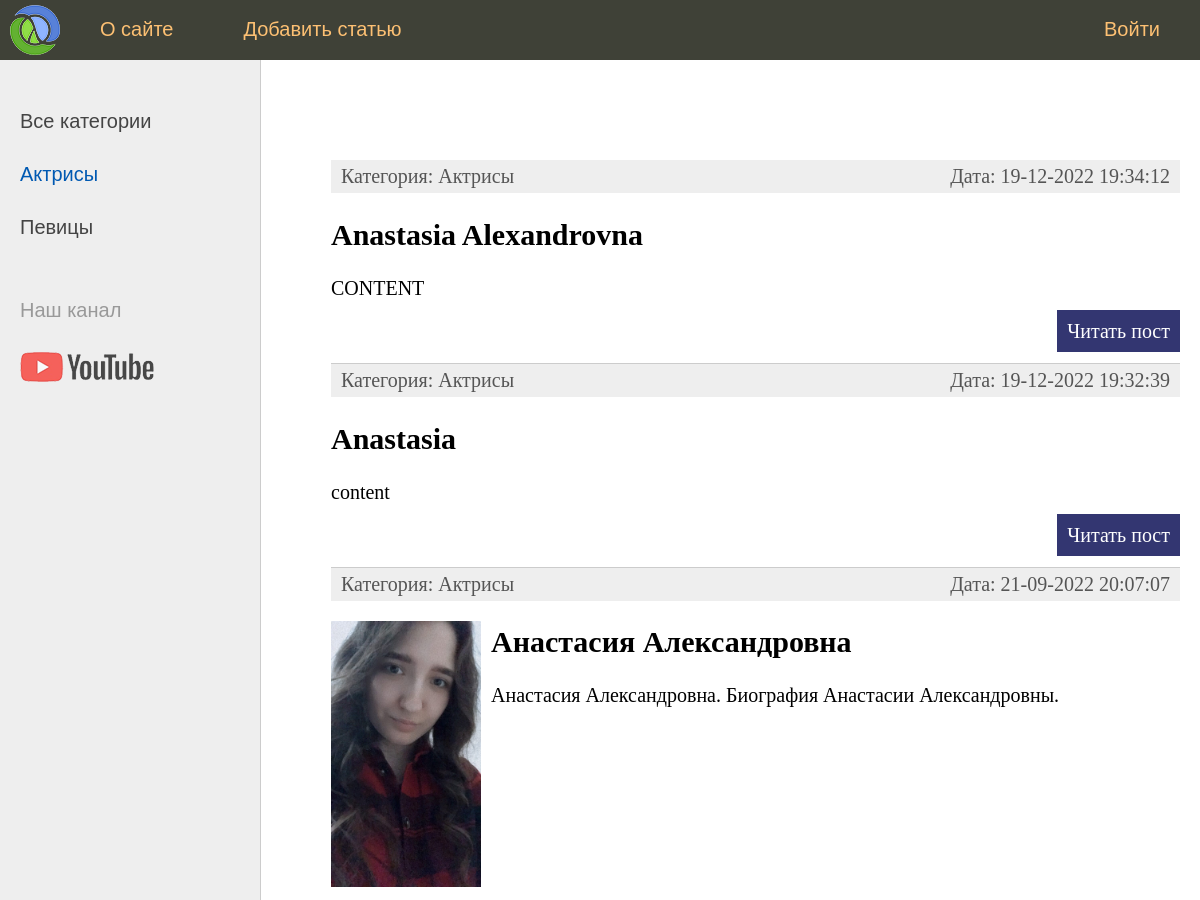
Page /category/aktrisy/ (upper part) on the earlier database version.
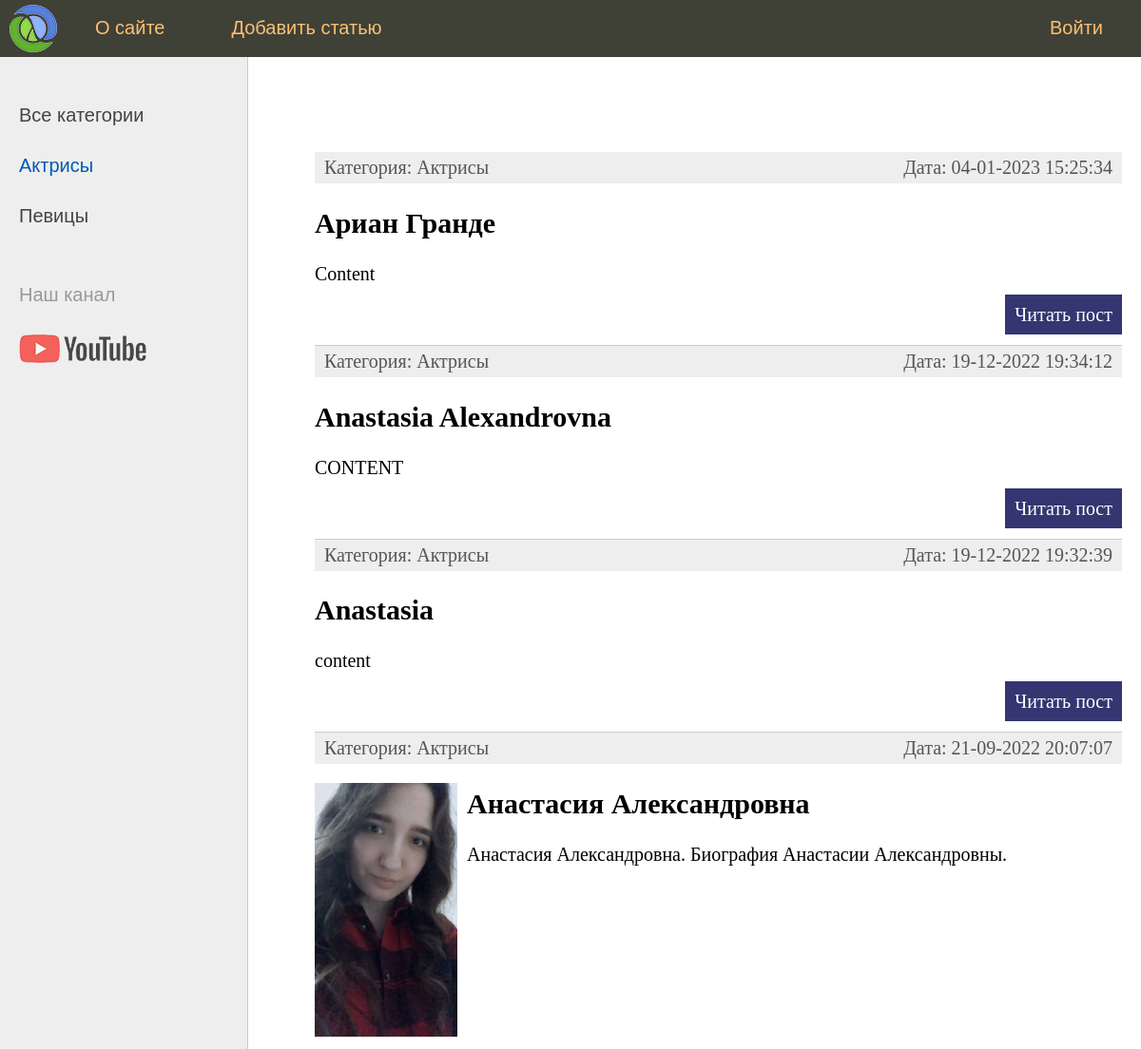
Same page on the later database version.
### women/models.py (models this page shows, shortened)
class Category(models.Model):
    name = models.CharField(max_length=100, db_index=True, verbose_name="Категория")
    slug = models.SlugField(max_length=255, unique=True, db_index=True, verbose_name="URL")
    def __str__(self):
        return self.name
    def get_absolute_url(self):
        return reverse('category', kwargs={'cat_slug': self.slug})
    class Meta:
        verbose_name = 'Категория'
        verbose_name_plural = 'Категории'
        ordering = ['id']

class Women(models.Model):
    title = models.CharField(max_length=255, verbose_name="Название")
    slug = models.SlugField(max_length=255, unique=True, db_index=True, verbose_name="URL")
    content = models.TextField(blank=True, verbose_name="Содержание")
    photo = models.ImageField(upload_to="photos/%Y/%m/%d", verbose_name="Фото")
    time_create = models.DateTimeField(auto_now_add=True, verbose_name="Время создания")
    time_update = models.DateTimeField(auto_now=True, verbose_name="Время обновления")
    is_published = models.BooleanField(default=True, verbose_name="Статус публикации")
    cat = models.ForeignKey('Category', on_delete=models.PROTECT, verbose_name="Категории")
    def get_absolute_url(self):
        return reverse('post', kwargs={'post_slug': self.slug})
    class Meta:
        verbose_name = 'Известные женщины'
        verbose_name_plural = 'Известные женщины'
        ordering = ['-time_create', 'title']

### women/views.py (the view)
# urls.py: path('category/<slug:cat_slug>/', WomenCategory.as_view(), name='category'),
class WomenCategory(ListView):
    model = Women
    template_name = 'women/index.html'
    context_object_name = 'posts'
    allow_empty = False
    def get_queryset(self):
        return Women.objects.filter(cat__slug=self.kwargs['cat_slug'], is_published=True)
    def get_context_data(self, *, object_list=None, **kwargs):
        context = super().get_context_data(**kwargs)
        context['title'] = 'Категория - ' + str(context['posts'][0].cat)
        context['menu'] = menu
        context['cat_selected'] = context['posts'][0].cat_id
        return context

### women/templatetags/women_tags.py (called while the page is built)
@register.inclusion_tag('women/list_categories.html')
def show_categories(sort=None, cat_selected=0):
    if not sort:
        cats = Category.objects.all()
    else:
        cats = Category.objects.order_by(sort)
    return {"cats": cats, "cat_selected": cat_selected}

### women/templates/women/index.html (shortened to what this page needs)
{% extends 'women/base.html' %}
{% block content %}
<ul class="list-articles">
	{% for p in posts %}
			<li><div class="article-panel">
	<p class="first">Категория: {{p.cat}}</p>
	<p class="last">Дата: {{p.time_update|date:"d-m-Y H:i:s"}}</p>
</div>
{% if p.photo %}
    <p><img class="img-article-left thumb" src="{{p.photo.url}}"></p>
{% endif %}
				<h2>{{p.title}}</h2>
	{% autoescape on %}
	{{p.content|linebreaks|truncatewords:50}}
	{% endautoescape %}
			<p class="link-read-post"><a href="{{ p.get_absolute_url }}">Читать пост</a></p>
			</li>
	{% endfor %}
</ul>
{% endblock %}

### women/templates/women/base.html (shortened to what this page needs)
{% load static %}
{% load women_tags %}
<!DOCTYPE html>
<html>
<head>
	<link type="text/css" href="{% static 'women/css/styles.css' %}" rel="stylesheet" />
</head>
<body>
<table class="table-page" border=0 cellpadding="0" cellspacing="0">
<tr><td valign=top>
{% block mainmenu %}
		<div class="header">
			<ul id="mainmenu" class="mainmenu">
			<li class="logo"><a href="{% url 'home' %}"><div class="logo"></div></a></li>
{% for m in menu %}
	{% if not forloop.last %}
			<li><a href="{% url m.url_name %}">{{m.title}}</a></li>
	{% else %}
			<li class="last"><a href="{% url m.url_name %}">{{m.title}}</a></li>
	{% endif %}
{% endfor %}
			</ul>
		</div>
{% endblock mainmenu %}
<table class="table-content" border=0 cellpadding="0" cellspacing="0">
<tr>
	<td valign="top" class="left-chapters">
	<ul id="leftchapters">
{% if cat_selected == 0 %}
		<li class="selected">Все категории</li>
{% else %}
		<li><a href="{% url 'home' %}">Все категории</a></li>
{% endif %}
{% show_categories cat_selected=cat_selected %}
		<li class="share">
		<p>Наш канал</p>
		<a class="share-yt" href="https://www.youtube.com/channel/UClJzWfGWuGJL2t-3dYKcHTA/playlists" target="_blank" rel="nofollow"></a>
		</li>
	</ul>
</td>
<td valign="top" class="content">
	<div class="content-text">
{% block content %}
{% endblock %}
	</div>
</td></tr></table>
</td></tr>
</table>
</body>
</html>

### women/templates/women/list_categories.html
{% for c in cats %}
		{% if c.pk == cat_selected %}
			<li class="selected">{{c.name}}</li>
		{% else %}
			<li><a href="{{ c.get_absolute_url }}">{{c.name}}</a></li>
		{% endif %}
{% endfor %}

### women/static/women/css/styles.css (style rules this page uses)
html, body { font-family: 'Arial'; margin: 0; padding: 0; height: 100%; width: 100%; color: #444; }
a { color: #0059b2; text-decoration: none; }
img { max-width: 600px; height: auto; }
img.img-article-left { max-width: 300px; height: auto; float: left; padding: 0 10px 10px 0; }
img.img-article-left.thumb { max-width: 150px; height: auto; }
p.link-read-post { text-align: right; }
p.link-read-post a { padding: 10px; min-width: 100px; background: #333671; color: #fff; text-decoration: none; }
div.article-panel { background: #eee; padding: 5px 10px 5px 10px; box-sizing: border-box; overflow: hidden; color: #555; }
div.article-panel p.first { margin: 0; float: left; }
div.article-panel p.last { margin: 0; float: right; }
ul.list-articles { list-style: none; margin: 0; padding: 0; }
ul.list-articles li { border-bottom: 1px solid #ccc; }
.table-page { width: 100%; height: 100%; vertical-align: top; }
.table-page tr { height: 100%; }
.header { background: #3F4137; height: 60px; }
.logo { background: url('../images/logo.png') no-repeat 10px 5px; width: 70px; height: 60px; }
ul.mainmenu { list-style: none; margin: 0; padding: 0; height: 60px; color: #fdc073; font-size: 20px; overflow: hidden; }
ul.mainmenu li { float: left; margin: 18px 40px 0 30px; }
ul.mainmenu li.logo { margin: 0; }
ul.mainmenu li.last { float: right; }
ul.mainmenu li a { color: #fdc073; text-decoration: none; }
.table-content { width: 100%; min-height: 100%; height: 100%; }
.left-chapters { margin: 0; background: #eee; border-right: 1px solid #ccc; min-height: 100%; }
.left-chapters ul { width: 230px; min-height: 100%; margin: 0; padding: 20px 10px 10px 20px; list-style: none; font-size: 20px; }
.left-chapters ul li { margin: 30px 0 0 0; color: #999; }
.left-chapters ul li.selected { color: #0059b2; }
.left-chapters ul li a { color: #444; text-decoration: none; }
.left-chapters ul li.share { margin: 60px 0 0 0; }
.left-chapters ul li.share p { margin: 30px 0 30px 0; }
.left-chapters ul li.share a { display: inline-block; width: 40px; height: 40px; margin: 0 20px 0 0; }
.left-chapters ul li.share a.share-yt { width: 100%; height: 30px; background: url('../images/share_yt.png') no-repeat 0 0 }
.content { padding: 40px 20px 20px 40px; width: 100%; box-sizing: border-box; }
.content-text { margin: 60px 0 0 30px; color: #000; font-size: 20px; font-family: Yandex Sans Display Light; }

Differences in the rows shown:
added Women: cat "Актрисы", time_update "04-01-2023 15:25:34", title "Ариан Гранде", content "Content"
